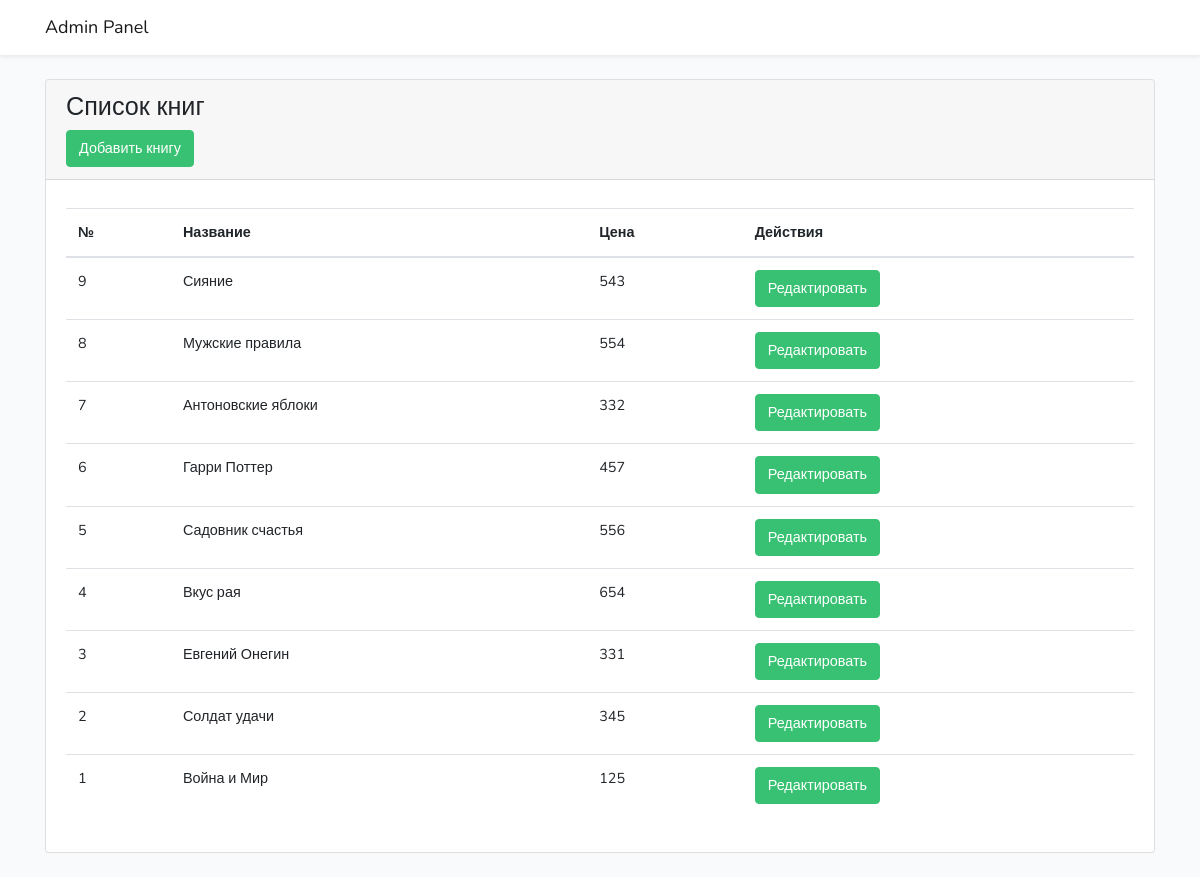
The app's page /admin/index.php with its own data.
### tables this page shows
CREATE TABLE `books` (
  `id` int(11) NOT NULL,
  `name` varchar(50) NOT NULL,
  `shortDesc` varchar(256) NOT NULL,
  `fullDesc` varchar(256) NOT NULL,
  `price` int(11) NOT NULL
);

### admin/index.php (called while the page is built, shortened)
<?php
require_once('../app/db.php');
$books = getBooks();
include('views/layout.php');
?>

### app/db.php (called while the page is built, shortened)
<?php
function connect() {
    $link = @mysqli_connect(HOST, DB_USER, DB_PASSWORD, DB_NAME) or die("Ошибка соединения с базой");
    mysqli_set_charset($link, "utf8") or die("Error coding");
    return $link;
}
function getBooks() {
		$link = connect();
		$query = "SELECT id, name AS `title`, shortDesc, price FROM books ORDER BY id DESC";
		$result = mysqli_query($link, $query);
		return mysqli_fetch_all($result, MYSQLI_ASSOC);
	}
?>

### admin/views/main.php (the view, shortened to what this page needs)
<div class="card-header"><h3>Список книг</h3>
    <a href="index.php?new" class="btn btn-success">Добавить книгу</a>
</div>
    <div class="card-body">
        <div class="media">
          <div class="media-body">
                <table class="table">
            <thead>
                <tr>
                    <th>№</th>
                    <th>Название</th>
                    <th>Цена</th>
                    <th>Действия</th>
                </tr>
            </thead>
            <tbody>
            <?php foreach($books as $book): ?>
                <tr>
                    <td><?=$book['id']?></td>
                    <td><?=$book['title']?></td>
                    <td><?=$book['price']?></td>
                    <td>
                            <a href="index.php?edit_id=<?=$book['id']?>" class="btn btn-success">Редактировать</a>
                    </td>
                </tr>
            <?php endforeach ?>
            </tbody>
        </table>
          </div>
        </div>
    </div>

### records on screen
books: id "9", name "Сияние", price "543"
books: id "8", name "Мужские правила", price "554"
books: id "7", name "Антоновские яблоки", price "332"
books: id "6", name "Гарри Поттер", price "457"
books: id "5", name "Садовник счастья", price "556"
books: id "4", name "Вкус рая", price "654"
books: id "3", name "Евгений Онегин", price "331"
books: id "2", name "Солдат удачи", price "345"
books: id "1", name "Война и Мир", price "125"
